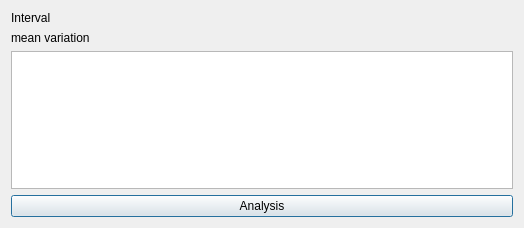
<?xml version="1.0" encoding="UTF-8"?>
<ui version="4.0">
 <class>table_asv</class>
 <widget class="QDialog" name="table_asv">
  <property name="geometry">
   <rect>
    <x>0</x>
    <y>0</y>
    <width>524</width>
    <height>228</height>
   </rect>
  </property>
  <property name="windowTitle">
   <string>Dialog</string>
  </property>
  <layout class="QVBoxLayout" name="verticalLayout">
   <item>
    <widget class="QLabel" name="label">
     <property name="text">
      <string>Interval</string>
     </property>
    </widget>
   </item>
   <item>
    <widget class="QLabel" name="label_2">
     <property name="text">
      <string>mean variation</string>
     </property>
    </widget>
   </item>
   <item>
    <widget class="QTableWidget" name="tb_asv"/>
   </item>
   <item>
    <widget class="QPushButton" name="bt_analysis">
     <property name="text">
      <string>Analysis</string>
     </property>
    </widget>
   </item>
  </layout>
 </widget>
 <resources/>
 <connections/>
</ui>
